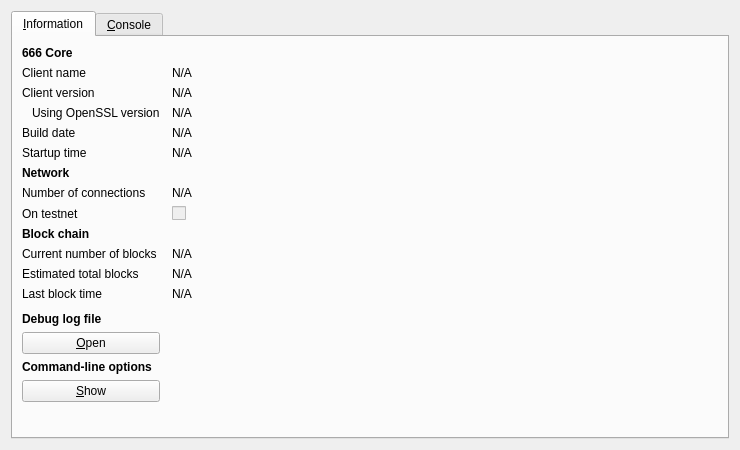
<?xml version="1.0" encoding="UTF-8"?>
<ui version="4.0">
 <class>RPCConsole</class>
 <widget class="QDialog" name="RPCConsole">
  <property name="geometry">
   <rect>
    <x>0</x>
    <y>0</y>
    <width>740</width>
    <height>450</height>
   </rect>
  </property>
  <property name="windowTitle">
   <string>666 - Debug window</string>
  </property>
  <property name="styleSheet">
   <string notr="true">background-image: url(:/images/bkg2);</string>
  </property>
  <layout class="QVBoxLayout" name="verticalLayout_2">
   <item>
    <widget class="QTabWidget" name="tabWidget">
     <property name="currentIndex">
      <number>0</number>
     </property>
     <widget class="QWidget" name="tab_info">
      <attribute name="title">
       <string>&amp;Information</string>
      </attribute>
      <layout class="QGridLayout" name="gridLayout" columnstretch="0,1">
       <property name="horizontalSpacing">
        <number>12</number>
       </property>
       <item row="0" column="0">
        <widget class="QLabel" name="label_9">
         <property name="font">
          <font>
           <weight>75</weight>
           <bold>true</bold>
          </font>
         </property>
         <property name="text">
          <string>666 Core</string>
         </property>
        </widget>
       </item>
       <item row="1" column="0">
        <widget class="QLabel" name="label_5">
         <property name="text">
          <string>Client name</string>
         </property>
        </widget>
       </item>
       <item row="1" column="1">
        <widget class="QLabel" name="clientName">
         <property name="cursor">
          <cursorShape>IBeamCursor</cursorShape>
         </property>
         <property name="text">
          <string>N/A</string>
         </property>
         <property name="textFormat">
          <enum>Qt::PlainText</enum>
         </property>
         <property name="textInteractionFlags">
          <set>Qt::LinksAccessibleByMouse|Qt::TextSelectableByKeyboard|Qt::TextSelectableByMouse</set>
         </property>
        </widget>
       </item>
       <item row="2" column="0">
        <widget class="QLabel" name="label_6">
         <property name="text">
          <string>Client version</string>
         </property>
        </widget>
       </item>
       <item row="2" column="1">
        <widget class="QLabel" name="clientVersion">
         <property name="cursor">
          <cursorShape>IBeamCursor</cursorShape>
         </property>
         <property name="text">
          <string>N/A</string>
         </property>
         <property name="textFormat">
          <enum>Qt::PlainText</enum>
         </property>
         <property name="textInteractionFlags">
          <set>Qt::LinksAccessibleByMouse|Qt::TextSelectableByKeyboard|Qt::TextSelectableByMouse</set>
         </property>
        </widget>
       </item>
       <item row="3" column="0">
        <widget class="QLabel" name="label_14">
         <property name="text">
          <string>Using OpenSSL version</string>
         </property>
         <property name="indent">
          <number>10</number>
         </property>
        </widget>
       </item>
       <item row="3" column="1">
        <widget class="QLabel" name="openSSLVersion">
         <property name="cursor">
          <cursorShape>IBeamCursor</cursorShape>
         </property>
         <property name="text">
          <string>N/A</string>
         </property>
         <property name="textFormat">
          <enum>Qt::PlainText</enum>
         </property>
         <property name="textInteractionFlags">
          <set>Qt::LinksAccessibleByMouse|Qt::TextSelectableByKeyboard|Qt::TextSelectableByMouse</set>
         </property>
        </widget>
       </item>
       <item row="4" column="0">
        <widget class="QLabel" name="label_12">
         <property name="text">
          <string>Build date</string>
         </property>
        </widget>
       </item>
       <item row="4" column="1">
        <widget class="QLabel" name="buildDate">
         <property name="cursor">
          <cursorShape>IBeamCursor</cursorShape>
         </property>
         <property name="text">
          <string>N/A</string>
         </property>
         <property name="textFormat">
          <enum>Qt::PlainText</enum>
         </property>
         <property name="textInteractionFlags">
          <set>Qt::LinksAccessibleByMouse|Qt::TextSelectableByKeyboard|Qt::TextSelectableByMouse</set>
         </property>
        </widget>
       </item>
       <item row="5" column="0">
        <widget class="QLabel" name="label_13">
         <property name="text">
          <string>Startup time</string>
         </property>
        </widget>
       </item>
       <item row="5" column="1">
        <widget class="QLabel" name="startupTime">
         <property name="cursor">
          <cursorShape>IBeamCursor</cursorShape>
         </property>
         <property name="text">
          <string>N/A</string>
         </property>
         <property name="textFormat">
          <enum>Qt::PlainText</enum>
         </property>
         <property name="textInteractionFlags">
          <set>Qt::LinksAccessibleByMouse|Qt::TextSelectableByKeyboard|Qt::TextSelectableByMouse</set>
         </property>
        </widget>
       </item>
       <item row="6" column="0">
        <widget class="QLabel" name="label_11">
         <property name="font">
          <font>
           <weight>75</weight>
           <bold>true</bold>
          </font>
         </property>
         <property name="text">
          <string>Network</string>
         </property>
        </widget>
       </item>
       <item row="7" column="0">
        <widget class="QLabel" name="label_7">
         <property name="text">
          <string>Number of connections</string>
         </property>
        </widget>
       </item>
       <item row="7" column="1">
        <widget class="QLabel" name="numberOfConnections">
         <property name="cursor">
          <cursorShape>IBeamCursor</cursorShape>
         </property>
         <property name="text">
          <string>N/A</string>
         </property>
         <property name="textFormat">
          <enum>Qt::PlainText</enum>
         </property>
         <property name="textInteractionFlags">
          <set>Qt::LinksAccessibleByMouse|Qt::TextSelectableByKeyboard|Qt::TextSelectableByMouse</set>
         </property>
        </widget>
       </item>
       <item row="8" column="0">
        <widget class="QLabel" name="label_8">
         <property name="text">
          <string>On testnet</string>
         </property>
        </widget>
       </item>
       <item row="8" column="1">
        <widget class="QCheckBox" name="isTestNet">
         <property name="enabled">
          <bool>false</bool>
         </property>
         <property name="text">
          <string/>
         </property>
        </widget>
       </item>
       <item row="9" column="0">
        <widget class="QLabel" name="label_10">
         <property name="font">
          <font>
           <weight>75</weight>
           <bold>true</bold>
          </font>
         </property>
         <property name="text">
          <string>Block chain</string>
         </property>
        </widget>
       </item>
       <item row="10" column="0">
        <widget class="QLabel" name="label_3">
         <property name="text">
          <string>Current number of blocks</string>
         </property>
        </widget>
       </item>
       <item row="10" column="1">
        <widget class="QLabel" name="numberOfBlocks">
         <property name="cursor">
          <cursorShape>IBeamCursor</cursorShape>
         </property>
         <property name="text">
          <string>N/A</string>
         </property>
         <property name="textFormat">
          <enum>Qt::PlainText</enum>
         </property>
         <property name="textInteractionFlags">
          <set>Qt::LinksAccessibleByMouse|Qt::TextSelectableByKeyboard|Qt::TextSelectableByMouse</set>
         </property>
        </widget>
       </item>
       <item row="11" column="0">
        <widget class="QLabel" name="label_4">
         <property name="text">
          <string>Estimated total blocks</string>
         </property>
        </widget>
       </item>
       <item row="11" column="1">
        <widget class="QLabel" name="totalBlocks">
         <property name="cursor">
          <cursorShape>IBeamCursor</cursorShape>
         </property>
         <property name="text">
          <string>N/A</string>
         </property>
         <property name="textFormat">
          <enum>Qt::PlainText</enum>
         </property>
         <property name="textInteractionFlags">
          <set>Qt::LinksAccessibleByMouse|Qt::TextSelectableByKeyboard|Qt::TextSelectableByMouse</set>
         </property>
        </widget>
       </item>
       <item row="12" column="0">
        <widget class="QLabel" name="label_2">
         <property name="text">
          <string>Last block time</string>
         </property>
        </widget>
       </item>
       <item row="12" column="1">
        <widget class="QLabel" name="lastBlockTime">
         <property name="cursor">
          <cursorShape>IBeamCursor</cursorShape>
         </property>
         <property name="text">
          <string>N/A</string>
         </property>
         <property name="textFormat">
          <enum>Qt::PlainText</enum>
         </property>
         <property name="textInteractionFlags">
          <set>Qt::LinksAccessibleByMouse|Qt::TextSelectableByKeyboard|Qt::TextSelectableByMouse</set>
         </property>
        </widget>
       </item>
       <item row="13" column="0">
        <spacer name="verticalSpacer_2">
         <property name="orientation">
          <enum>Qt::Vertical</enum>
         </property>
         <property name="sizeHint" stdset="0">
          <size>
           <width>20</width>
           <height>20</height>
          </size>
         </property>
        </spacer>
       </item>
       <item row="14" column="0">
        <widget class="QLabel" name="labelDebugLogfile">
         <property name="font">
          <font>
           <weight>75</weight>
           <bold>true</bold>
          </font>
         </property>
         <property name="text">
          <string>Debug log file</string>
         </property>
        </widget>
       </item>
       <item row="15" column="0">
        <widget class="QPushButton" name="openDebugLogfileButton">
         <property name="toolTip">
          <string>Open the 666 debug log file from the current data directory. This can take a few seconds for large log files.</string>
         </property>
         <property name="text">
          <string>&amp;Open</string>
         </property>
         <property name="autoDefault">
          <bool>false</bool>
         </property>
        </widget>
       </item>
       <item row="16" column="0">
        <widget class="QLabel" name="labelCLOptions">
         <property name="font">
          <font>
           <weight>75</weight>
           <bold>true</bold>
          </font>
         </property>
         <property name="text">
          <string>Command-line options</string>
         </property>
        </widget>
       </item>
       <item row="17" column="0">
        <widget class="QPushButton" name="showCLOptionsButton">
         <property name="toolTip">
          <string>Show the 666-Qt help message to get a list with possible 666 command-line options.</string>
         </property>
         <property name="text">
          <string>&amp;Show</string>
         </property>
         <property name="autoDefault">
          <bool>false</bool>
         </property>
        </widget>
       </item>
       <item row="18" column="0">
        <spacer name="verticalSpacer">
         <property name="orientation">
          <enum>Qt::Vertical</enum>
         </property>
         <property name="sizeHint" stdset="0">
          <size>
           <width>20</width>
           <height>40</height>
          </size>
         </property>
        </spacer>
       </item>
      </layout>
     </widget>
     <widget class="QWidget" name="tab_console">
      <attribute name="title">
       <string>&amp;Console</string>
      </attribute>
      <layout class="QVBoxLayout" name="verticalLayout_3">
       <property name="spacing">
        <number>3</number>
       </property>
       <item>
        <widget class="QTextEdit" name="messagesWidget">
         <property name="minimumSize">
          <size>
           <width>0</width>
           <height>100</height>
          </size>
         </property>
         <property name="readOnly">
          <bool>true</bool>
         </property>
         <property name="tabKeyNavigation" stdset="0">
          <bool>false</bool>
         </property>
         <property name="columnCount" stdset="0">
          <number>2</number>
         </property>
        </widget>
       </item>
       <item>
        <layout class="QHBoxLayout" name="horizontalLayout">
         <property name="spacing">
          <number>3</number>
         </property>
         <item>
          <widget class="QLabel" name="label">
           <property name="text">
            <string notr="true">&gt;</string>
           </property>
          </widget>
         </item>
         <item>
          <widget class="QLineEdit" name="lineEdit"/>
         </item>
         <item>
          <widget class="QPushButton" name="clearButton">
           <property name="maximumSize">
            <size>
             <width>24</width>
             <height>24</height>
            </size>
           </property>
           <property name="toolTip">
            <string>Clear console</string>
           </property>
           <property name="text">
            <string/>
           </property>
           <property name="icon">
            <iconset resource="../bitcoin.qrc">
             <normaloff>:/icons/remove</normaloff>:/icons/remove</iconset>
           </property>
           <property name="shortcut">
            <string notr="true">Ctrl+L</string>
           </property>
           <property name="autoDefault">
            <bool>false</bool>
           </property>
          </widget>
         </item>
        </layout>
       </item>
      </layout>
     </widget>
    </widget>
   </item>
  </layout>
 </widget>
 <resources>
  <include location="../bitcoin.qrc"/>
 </resources>
 <connections/>
</ui>
